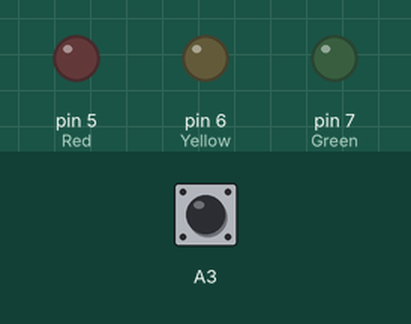
Bench run of a sketch on a simulated Arduino Uno, built with avr-gcc and run on an emulated ATmega328P. Parts: output pins drawn as LEDs (lit = HIGH). Inputs (shaded band) come from the test bench; at power-on: A3 HIGH.

Above: at 0.1 s.
At 10.8 s:
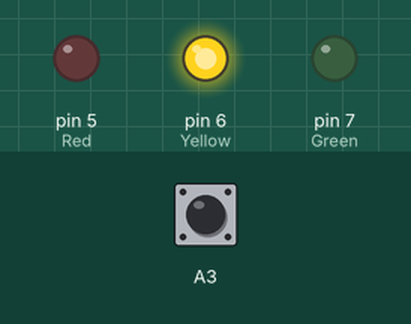
10.9 s: A3 pulled LOW for 2.35 s
At 14.7 s:
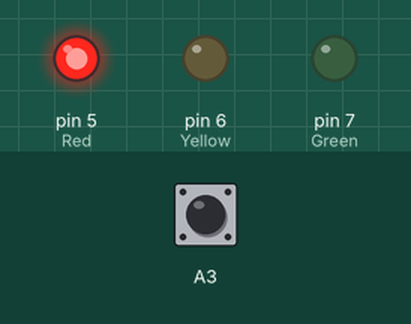
Timing chart, 0 to 16.2 s (numbered marks = the images above; inputs shaded):
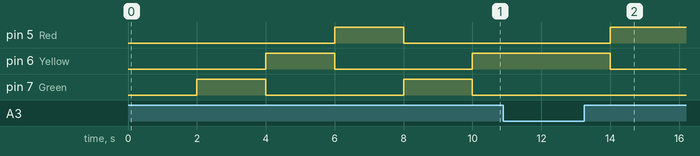

Measured:
- after the input at 10.9 s, pin 7 (Green): stays LOW (without the input it goes to HIGH after 3.1 s)
- by itself, pin 7 (Green): alternates HIGH for 2.0 s and LOW for 4.0 s

The sketch:

ask1-ShortCircuit_-_Year_2_--_123EE0342_-_Achutha_Thyagaraju.ino
```cpp
int Red = 5;
int Yellow = 6;
int Green = 7;
void setup()
{pinMode(Red, OUTPUT);
 pinMode(Yellow, OUTPUT);
 pinMode(Green, OUTPUT);
 pinMode(A3, INPUT_PULLUP);
}

void loop()
{
 if (digitalRead(A3) == LOW)
  {pedestrian();}
 delay(2000);

 digitalWrite(Green, HIGH);
 digitalWrite(Yellow, LOW);
 digitalWrite(Red, LOW);


 if (digitalRead(A3) == LOW)
  {pedestrian();}
 delay(2000);


 digitalWrite(Green, LOW);
 digitalWrite(Yellow, HIGH);
 digitalWrite(Red, LOW);


 if (digitalRead(A3) == LOW)
  {pedestrian();}
 delay(2000);


 digitalWrite(Green, LOW);
 digitalWrite(Yellow, LOW);
 digitalWrite(Red, HIGH);

}
void pedestrian()
{digitalWrite(Green, LOW);
 digitalWrite(Yellow, HIGH);
 digitalWrite(Red, LOW);
 delay(2000);
 digitalWrite(Green, LOW);
 digitalWrite(Yellow, LOW);
 digitalWrite(Red, HIGH);
 delay(5000);}
```
